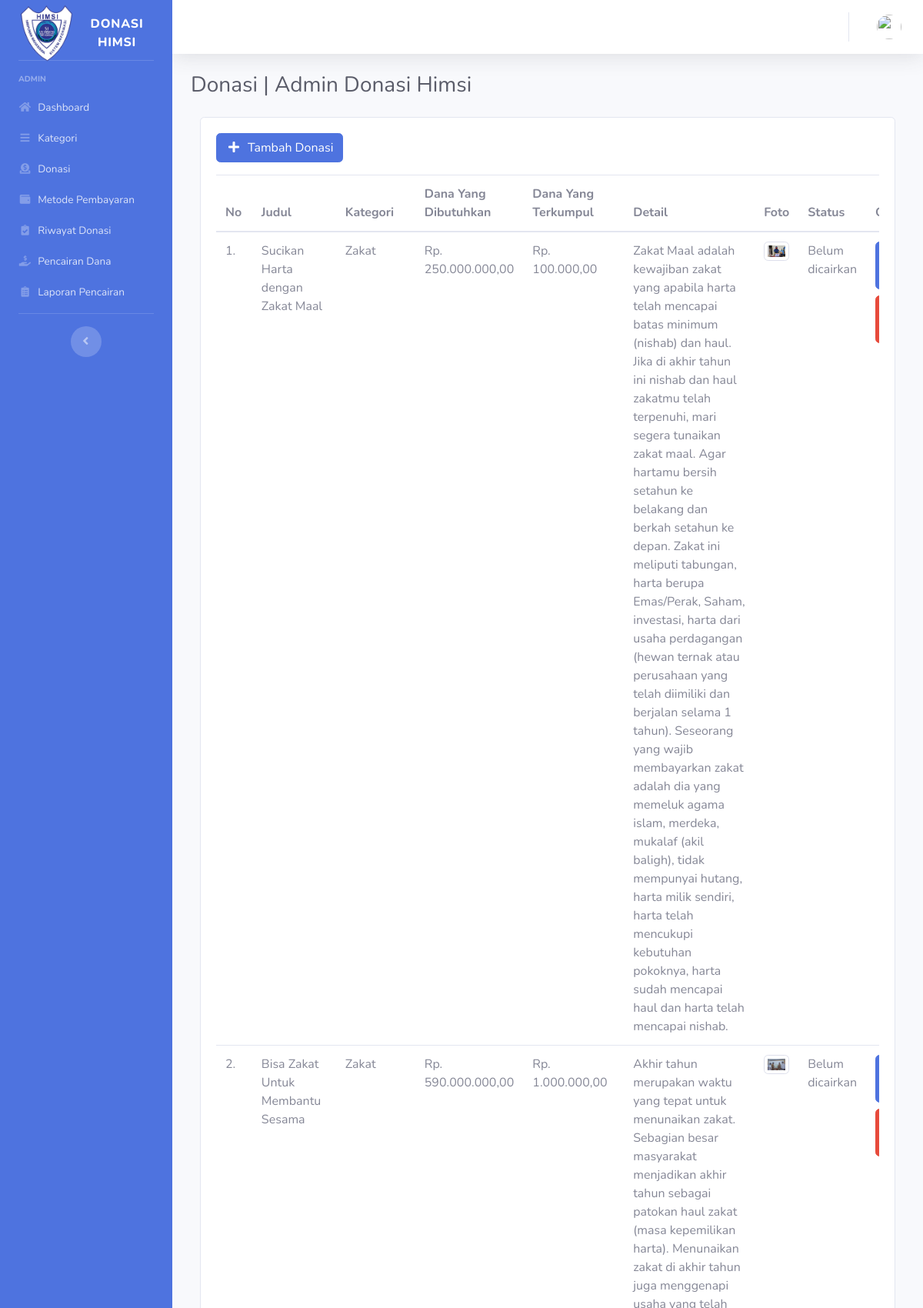
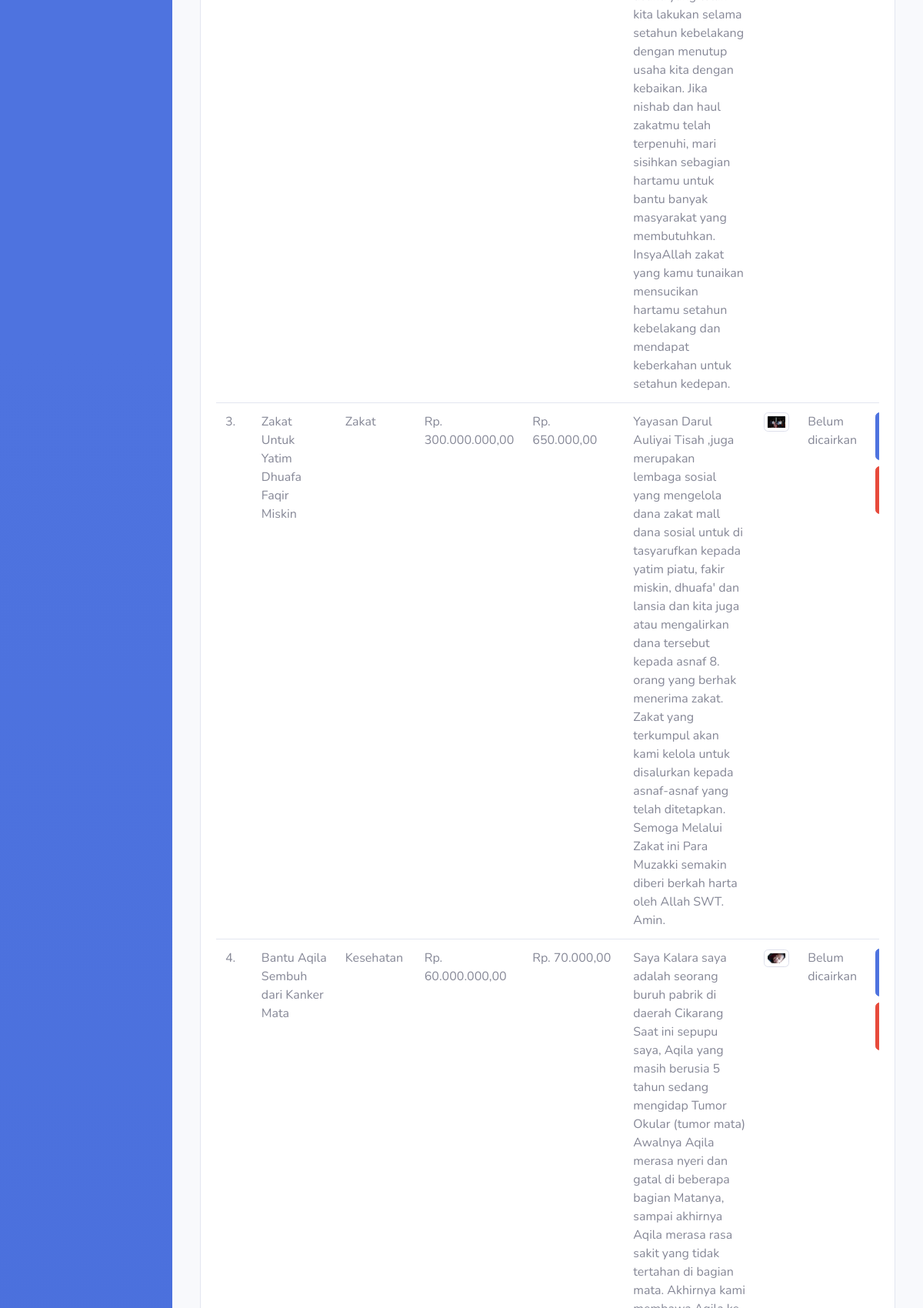
/index.php/admin/donasi (upper part), run on the app's committed database (2 pictures, top to bottom).
### tables this page shows
CREATE TABLE `donasi` (
  `id` int(11) NOT NULL,
  `judul` varchar(128) NOT NULL,
  `id_kategori` int(11) NOT NULL,
  `dana_dibutuhkan` int(11) NOT NULL,
  `dana_terkumpul` int(11) NOT NULL,
  `detail` text NOT NULL,
  `gambar` varchar(258) NOT NULL,
  `status_donasi` enum('Belum dicairkan','Sudah dicairkan') NOT NULL DEFAULT 'Belum dicairkan'
);

CREATE TABLE `kategori` (
  `id_kategori` int(11) NOT NULL,
  `kategori` varchar(128) NOT NULL
);

### application/controllers/Admin.php (called while the page is built, shortened)
<?php
class Admin extends CI_Controller
{
    public function donasi()
    {
        $data['title'] = 'Donasi | Admin Donasi Himsi';
        $data['user'] = $this->ModelUser->cekData(['email' => $this->session->userdata('email')])->row_array();
        $data['donasi'] = $this->db->get('donasi')->result_array();
        $data['kategori'] = $this->db->get('kategori')->result_array();
        $this->form_validation->set_rules('donasi', 'Judul Donasi', 'required|min_length[3]', [
            'required' => 'Judul Donasi harus diisi',
            'min_length' => 'Judul Donasi terlalu pendek'
        ]);
        $this->form_validation->set_rules('kategori', 'Kategori', 'required', [
            'required' => 'Kategori harus diisi',
        ]);
        $this->form_validation->set_rules('dana_dibutuhkan', 'Dana Yang Dibutuhkan', 'required', [
            'required' => 'Dana Yang Dibutuhkan harus diisi'
        ]);
        $this->form_validation->set_rules('detail', 'Detail', 'required|min_length[3]', [
            'required' => 'Detail harus diisi',
            'min_length' => 'Detail terlalu pendek'
        ]);
        $config['upload_path'] = './assets/img/upload/';
        $config['allowed_types'] = 'jpg|png|jpeg';
        $this->load->library('upload', $config);
        if ($this->form_validation->run() == false) {
            $this->load->view('templates/header', $data);
            $this->load->view('templates/sidebar', $data);
            $this->load->view('templates/topbar', $data);
            $this->load->view('admin/donasi', $data);
            $this->load->view('templates/footer');
        }
    }
}

### index.php (called while the page is built, shortened)
<?php
require_once BASEPATH.'core/CodeIgniter.php';

### application/views/admin/donasi.php (the view, shortened to what this page needs)
<div class="container-fluid">
    <h1 class="h3 mb-4 text-gray-800"><?= $title; ?></h1>
    <div class="col-12 grid-margin stretch-card">
        <div class="card">
            <div class="card-body">
                <a href="" class="btn btn-primary mb-3" data-toggle="modal" data-target="#newDonasiModal">
                    <i class="fas fa-fw fa-plus mr-2"></i>Tambah Donasi
                </a>
                <?php
                $queryDonasi = "SELECT * FROM donasi JOIN kategori ON donasi.id_kategori = kategori.id_kategori";
                $donasi = $this->db->query($queryDonasi)->result_array();
                ?>
                <div class="widget">
                    <div class="table-responsive">
                        <table class="table table-hover">
                            <thead>
                                <tr>
                                    <th scope="col">No</th>
                                    <th scope="col">Judul</th>
                                    <th scope="col">Kategori</th>
                                    <th scope="col">Dana Yang Dibutuhkan</th>
                                    <th scope="col">Dana Yang Terkumpul</th>
                                    <th scope="col">Detail</th>
                                    <th scope="col">Foto</th>
                                    <th scope="col">Status</th>
                                    <th scope="col">Opsi</th>
                                </tr>
                            </thead>
                            <tbody>
                                <?php $i = 1; ?>
                                <?php foreach ($donasi as $d) : ?>
                                    <tr>
                                        <td scope="row"><?php echo $i . '.'; ?></td>
                                        <td><span><?php echo $d['judul']; ?></span></td>
                                        <td><span><?php echo $d['kategori']; ?></span></td>
                                        <td><?php echo "Rp. " . number_format($d['dana_dibutuhkan'], 2, ',', '.'); ?></td>
                                        <td><?php echo "Rp. " . number_format($d['dana_terkumpul'], 2, ',', '.'); ?></td>
                                        <td><?php echo $d['detail']; ?></td>
                                        <td>
                                            <picture>
                                                <source srcset="" type="image/svg+xml"> <img src="<?= base_url('assets/img/upload/') . $d['gambar']; ?>" class="img-fluid img-thumbnail" alt="...">
                                            </picture>
                                        </td>
                                        <td><?php echo $d['status_donasi']; ?></td>
                                        <td>
                                            <a href="<?php echo base_url('admin/ubahDonasi/') . $d['id']; ?>" class="btn btn-primary mr-2 mb-2"><i class="far fa-fw fa-edit mr-2"></i>Edit</a>
                                            <a href="<?php echo base_url('admin/hapusDonasi/') . $d['id']; ?>" onclick="return confirm('Kamu yakin akan menghapus <?= $d['judul']; ?> ?');" class="btn btn-danger"><i class="fas fa-fw fa-trash mr-2"></i>Hapus</a>
                                        </td>
                                    </tr>
                                    <?php $i++; ?>
                                <?php endforeach; ?>
                            </tbody>
                        </table>
                    </div>
                </div>
            </div>
        </div>
    </div>
</div>
</div>

### data on the page
donasi: judul "Sucikan Harta dengan Zakat Maal", id_kategori.kategori "Zakat", dana_dibutuhkan "250.000.000,00", dana_terkumpul "100.000,00", detail "Zakat Maal adalah kewajiban zakat yang apabila harta telah mencapai batas minimum (nishab) dan haul. Jika di akhir tahun ini nishab dan haul zakatmu telah terpenuhi, mari segera tunaikan zakat maal. Agar hartamu bersih setahun ke belakang dan berkah setahun ke depan. Zakat ini meliputi tabungan, harta berupa Emas/Perak, Saham, investasi, harta dari usaha perdagangan (hewan ternak atau perusahaan yang telah diimiliki dan berjalan selama 1 tahun). Seseorang yang wajib membayarkan zakat adalah dia yang memeluk agama islam, merdeka, mukalaf (akil baligh), tidak mempunyai hutang, harta milik sendiri, harta telah mencukupi kebutuhan pokoknya, harta sudah mencapai haul dan harta telah mencapai…", gambar (picture), status_donasi "Belum dicairkan"
donasi: judul "Bisa Zakat Untuk Membantu Sesama", id_kategori.kategori "Zakat", dana_dibutuhkan "590.000.000,00", dana_terkumpul "1.000.000,00", detail "Akhir tahun merupakan waktu yang tepat untuk menunaikan zakat. Sebagian besar masyarakat menjadikan akhir tahun sebagai patokan haul zakat (masa kepemilikan harta). Menunaikan zakat di akhir tahun juga menggenapi usaha yang telah kita lakukan selama setahun kebelakang dengan menutup usaha kita dengan kebaikan. Jika nishab dan haul zakatmu telah terpenuhi, mari sisihkan sebagian hartamu untuk bantu banyak masyarakat yang membutuhkan. InsyaAllah zakat yang kamu tunaikan mensucikan hartamu setahun kebelakang dan mendapat keberkahan untuk setahun kedepan.", gambar (picture), status_donasi "Belum dicairkan"
donasi: judul "Zakat Untuk Yatim Dhuafa Faqir Miskin", id_kategori.kategori "Zakat", dana_dibutuhkan "300.000.000,00", dana_terkumpul "650.000,00", detail "Yayasan Darul Auliyai Tisah ,juga merupakan lembaga sosial yang mengelola dana zakat mall dana sosial untuk di tasyarufkan kepada yatim piatu, fakir miskin, dhuafa' dan lansia dan kita juga atau mengalirkan dana tersebut kepada asnaf 8. orang yang berhak menerima zakat. Zakat yang terkumpul akan kami kelola untuk disalurkan kepada asnaf-asnaf yang telah ditetapkan. Semoga Melalui Zakat ini Para Muzakki semakin diberi berkah harta oleh Allah SWT. Amin.", gambar (picture), status_donasi "Belum dicairkan"
donasi: judul "Bantu Aqila Sembuh dari Kanker Mata", id_kategori.kategori "Kesehatan", dana_dibutuhkan "60.000.000,00", dana_terkumpul "70.000,00", gambar (picture), status_donasi "Belum dicairkan"

### other printed values
$title "Donasi | Admin Donasi Himsi"
